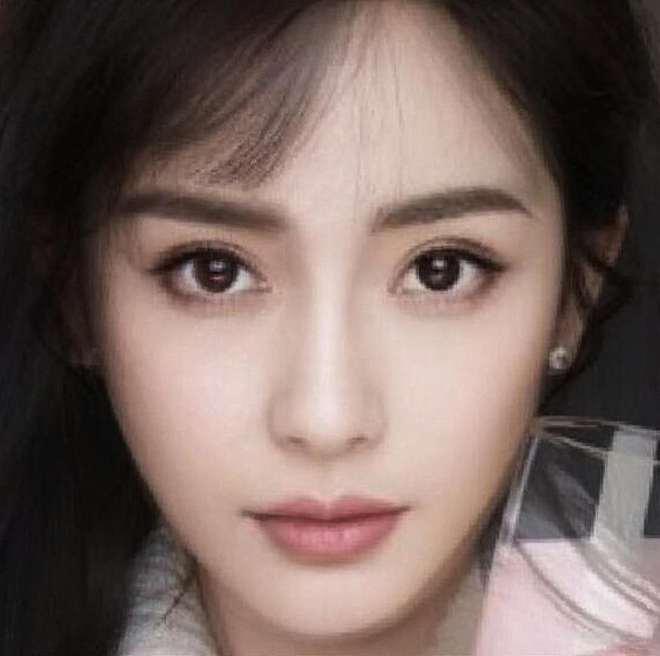
#> input picture face2.jpg, 660 x 656 px
$ python haha_mirror.py
#> lines starting #> are read from the running program, lines starting #| are printed output that depends on the picture
#> further down, image is the input picture: shape (656, 660, 3); mean B, G, R 95.4, 101.2, 120.1
"""
@File  :haha_mirror.py
@Author:chenyihan
@Date  :2024/6/15 13:41
@Desc  :哈哈镜算法实现，对图像进行拉伸变换
"""
import cv2
import numpy
import math


def haha_mirror(image,radius):
#> called with radius = 250
    h,w,c = image.shape
#> h = 656; w = 660; c = 3
    center_x = w/2
#> center_x = 330
    center_y = h/2
#> center_y = 328
    result = image.copy()
    for i in range(h):
        for j in range(w):
            tx = j - center_x
            ty = i - center_y
            distance = tx*tx+ty*ty
            if distance < radius*radius:
                newx = int(tx/2 * (math.sqrt(distance) / radius) + center_x)
                newy = int(ty/2 * (math.sqrt(distance) / radius) + center_y)
                if newx >=0 and newx < w and newy >=0 and newy < h:
                    result[i,j] = image[newy,newx]
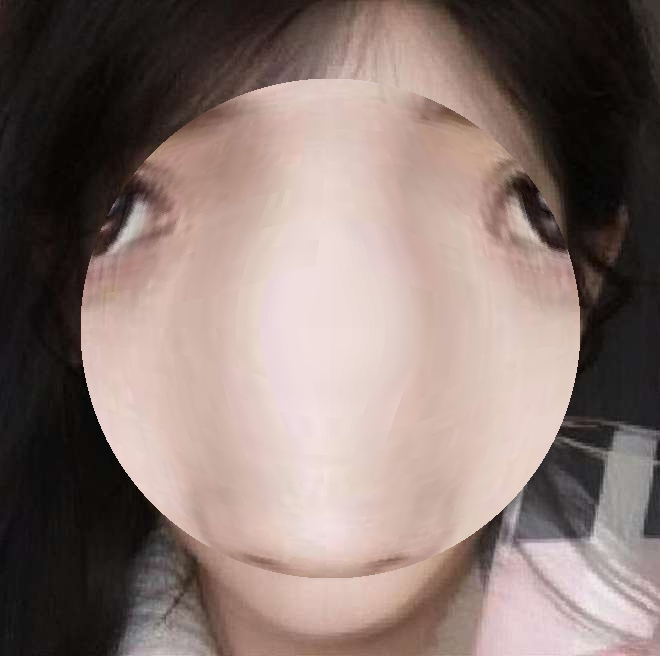
#> result: shape (656, 660, 3); mean B, G, R 113.4, 118.9, 136.3
    return result


if __name__ == '__main__':
    image = cv2.imread('face2.jpg')
    out = haha_mirror(image,250)
    cv2.imshow('out',out)
    cv2.waitKey()

$ run again, with face1.png saved as face2.jpg
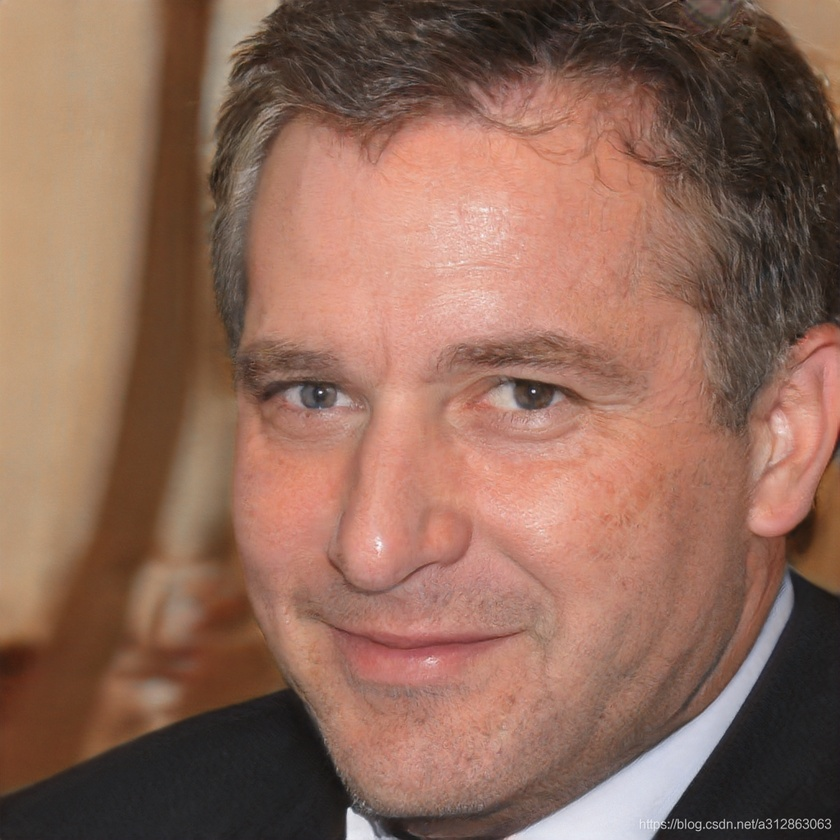
#> input picture face1.png, 840 x 840 px, shrunk from 1024 x 1024 before the run
#> image is the input picture: shape (840, 840, 3); mean B, G, R 89.2, 105.3, 143
#> after the loop in haha_mirror, `for i in range(h):`:
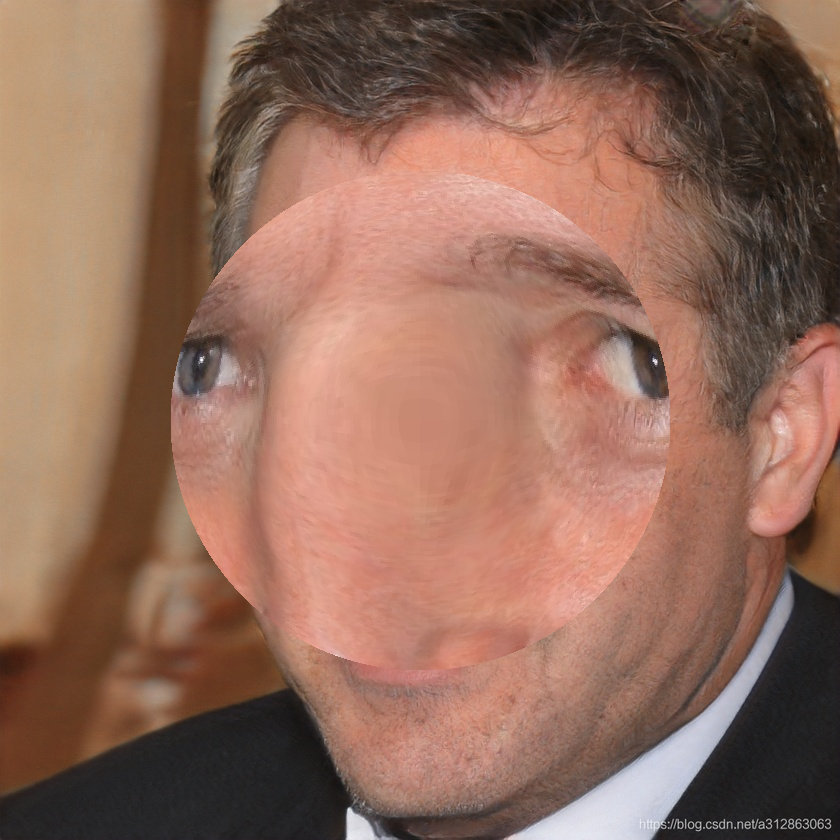
#> result: shape (840, 840, 3); mean B, G, R 90.4, 106.6, 145.1

$ run again, with face3.jpeg copied over face2.jpg
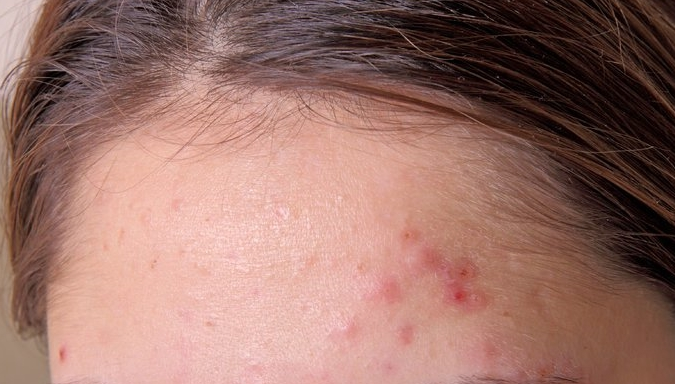
#> input picture face3.jpeg, 675 x 384 px
#> image is the input picture: shape (384, 675, 3); mean B, G, R 104.7, 113.8, 154.1
#> after the loop in haha_mirror, `for i in range(h):`:
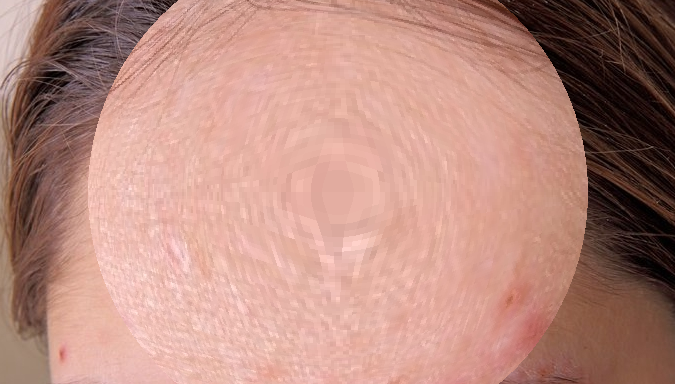
#> result: shape (384, 675, 3); mean B, G, R 127.5, 139, 185
